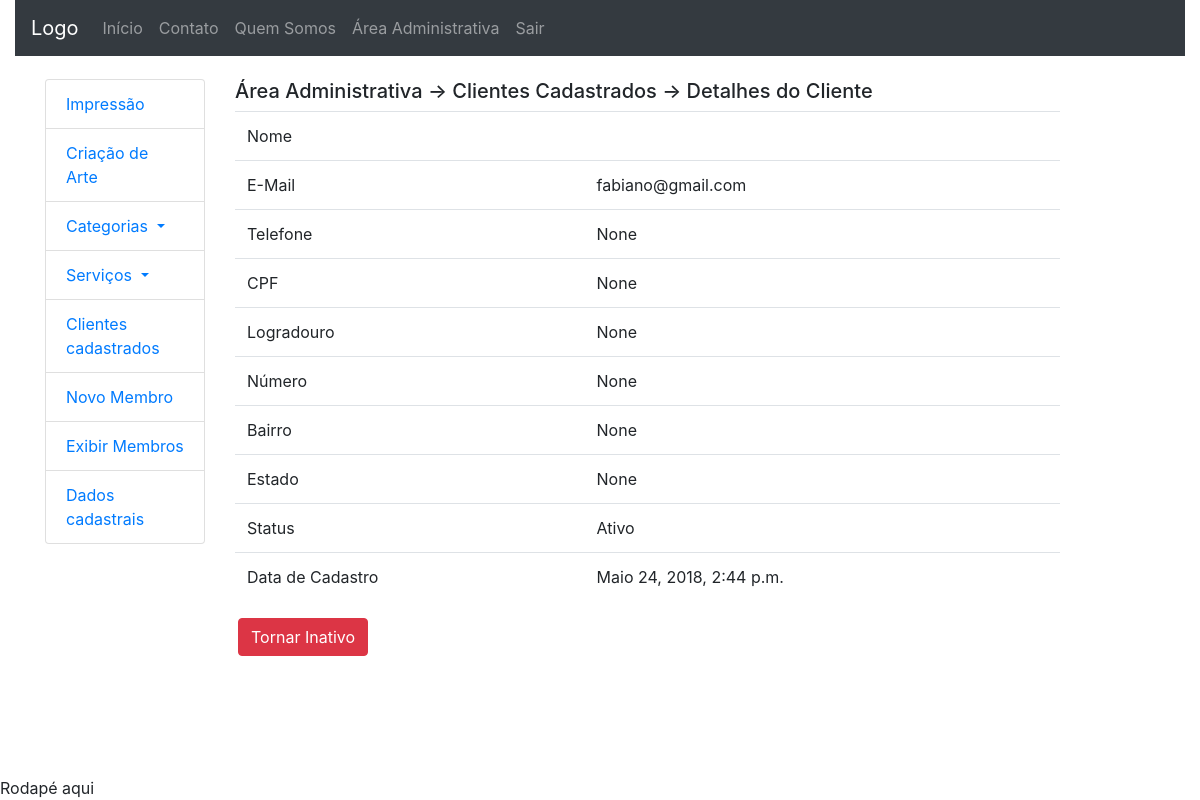
The app's page /area_administrativa/detalhes_cliente/2 (signed in) with its own data.
### accounts/models.py (models this page shows, shortened)
class User(AbstractBaseUser, PermissionsMixin):
	UF_CHOICES = (
    ('AC','Acre'), ('AL','Alagoas'), ('AP','Amapá'),
    ('AM','Amazonas'), ('BA','Bahia'), ('CE','Ceará'),
    ('DF','Distrito Federal'), ('ES','Espírito Santo'),
    ('GO','Goiás'), ('MA','Maranhão'), ('MT','Mato Grosso'),
    ('MS','Mato Grosso do Sul'), ('MG','Minas Gerais'),
    ('PA','Pará'), ('PB','Paraíba'), ('PR','Paraná'),
    ('PE','Pernambuco'), ('PI','Piauí'),
    ('RJ','Rio de Janeiro'), ('RN','Rio Grande do Norte'),
    ('RS','Rio Grande do Sul'), ('RO','Rondônia'),
    ('RR','Roraima'), ('SC','Santa Catarina'),
    ('SP','São Paulo'), ('SE','Sergipe'),
	('TO','Tacantins'), )
	username = models.CharField(
		'Login', max_length=30, unique=True, validators=[
			validators.RegexValidator(
				re.compile('^[\w.@+-]+$'),
				'Informe um nome de usuário válido. '
				'Este valor deve conter apenas letras, números '
				'e os caracteres: @/./+/-/_ .'
				, 'invalid'
			)
		], help_text='Um nome curto que será usado para identificá-lo de forma única na plataforma'
	)
	name = models.CharField('Nome', max_length=100, blank=True)
	email = models.EmailField('E-mail', unique=True)
	telefone = models.CharField('Telefone', max_length=20, null=True,
		blank=True)
	cpf = models.CharField('CPF', max_length=11, null=True, blank=True)
	logradouro = models.CharField('Rua/Avenida', max_length=100,
		null=True, blank=True)
	numero = models.CharField('Número', max_length=100,
		null=True, blank=True)
	cep = models.CharField('CEP', max_length=10, null=True, blank=True)
	complemento = models.TextField('Complamento', max_length=100,
		null=True, blank=True)
	bairro = models.CharField('Bairro', max_length=100, null=True, blank=True)
	estado = models.CharField('Estado', max_length=100, null=True, blank=True,
		choices=UF_CHOICES)
	is_staff = models.BooleanField('Equipe', default=False)
	is_active = models.BooleanField('Ativo', default=True)
	date_joined = models.DateTimeField('Data de Entrada', auto_now_add=True)
	USERNAME_FIELD = 'username'
	REQUIRED_FIELDS = ['email']
	objects = UserManager()
	class Meta:
		verbose_name = 'Usuário'
		verbose_name_plural = 'Usuários'

### dashboard_admin/views.py (the view)
# urls.py: path('detalhes_cliente/<int:client_id>', views.client_detail,
@login_required
def client_detail(request, client_id):
	client = User.objects.get(id=client_id)
	context = {'client': client}
	return render(request, 'dashboard_admin/client_detail.html',
		context)

### dashboard_admin/templatetags/da_tags.py (called while the page is built)
@register.simple_tag
def is_active(status):
	if status:
		return 'Ativo'
	else:
		return 'Inativo'

### dashboard_admin/templates/dashboard_admin/client_detail.html (shortened to what this page needs)
{% extends 'dashboard_admin/index.html' %}
{% block extra %}
{% load da_tags %}
{% endblock %}
{% block central_column %}
<div class="col-sm-9">
	{% block dashboard_title %}
	<h5>Área Administrativa -> Clientes Cadastrados -> Detalhes do Cliente</h5>
	{% endblock %}
	<table class="table">
		<tr>
			<td>Nome</td>
			<td>{{ client.name }}</td>
		</tr>
		<tr>
			<td>E-Mail</td>
			<td>{{ client.email }}</td>
		</tr>
		<tr>
			<td>Telefone</td>
			<td>{{ client.telefone }}</td>
		</tr>
		<tr>
			<td>CPF</td>
			<td>{{ client.cpf }}</td>
		</tr>
		<tr>
			<td>Logradouro</td>
			<td>{{ client.logradouro }}</td>
		</tr>
		<tr>
			<td>Número</td>
			<td>{{ client.numero }}</td>
		</tr>
		<tr>
			<td>Bairro</td>
			<td>{{ client.bairro }}</td>
		</tr>
		<tr>
			<td>Estado</td>
			<td>{% fix_state client.estado %}</td>
		</tr>
		<tr>
			<td>Status</td>
			<td>{% is_active client.is_active %}</td>
		</tr>
		<tr>
			<td>Data de Cadastro</td>
			<td>{{ client.date_joined }}</td>
		</tr>
	</table>
	<table>
		<td>
			<td>
				{% if client.is_active %}
				<a href="{% url 'dashboard_admin:become_inactive' client.id %}"
				class="btn btn-danger">
					Tornar Inativo
				</a>
				{% else %}
				<a href="{% url 'dashboard_admin:become_active' client.id %}"
				class="btn btn-primary">
					Tornar Ativo
				</a>
				{% endif %}
			</td>
		</td>
	</table>
</div>
{% endblock %}

### records on screen
User: email "fabiano@gmail.com", telefone "None", cpf "None", logradouro "None", numero "None", bairro "None", estado "None", is_active "Ativo", date_joined "Maio 24, 2018, 2:44 p.m."
